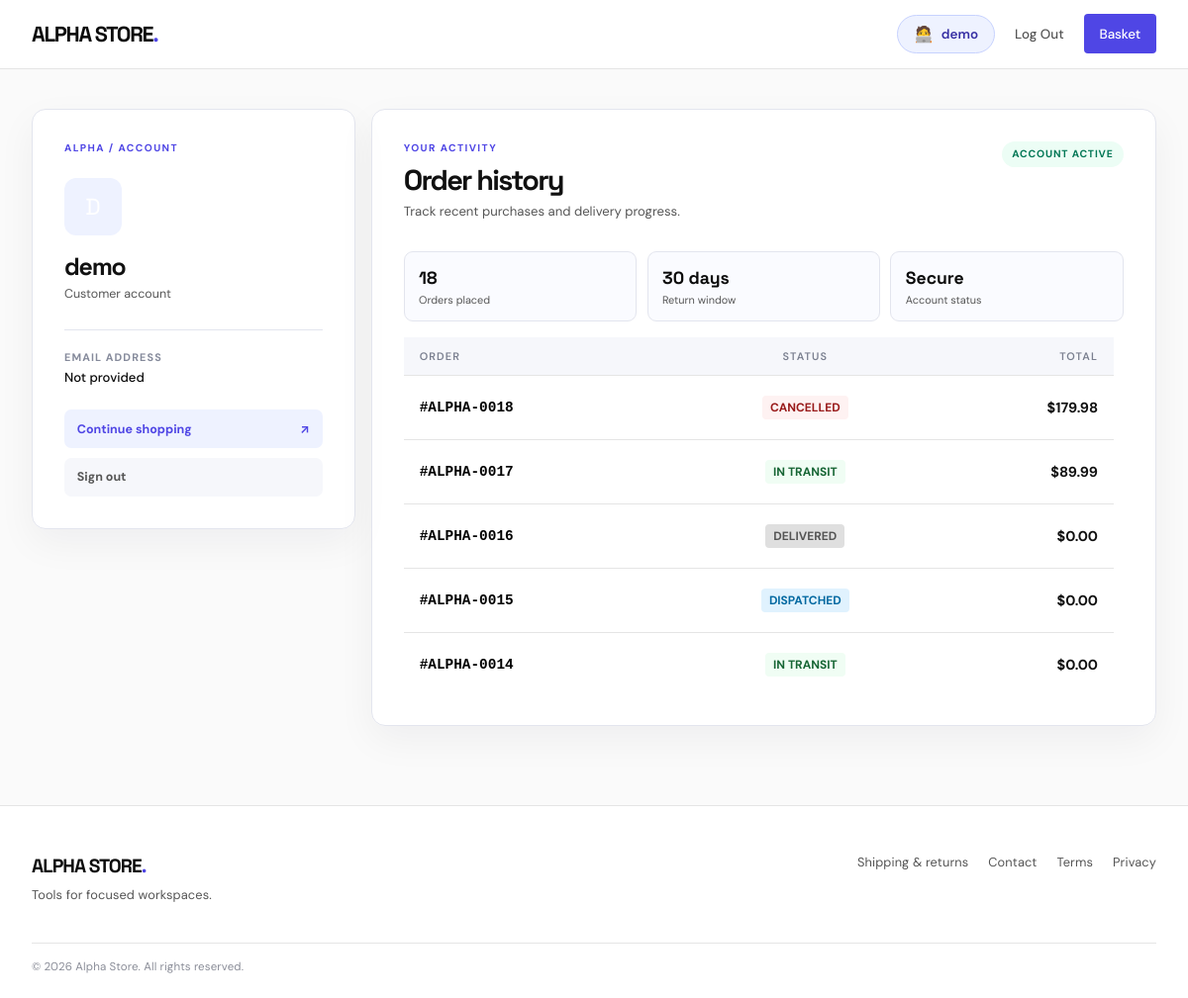
/profile/ (signed in), run on an earlier commit of the app's database.
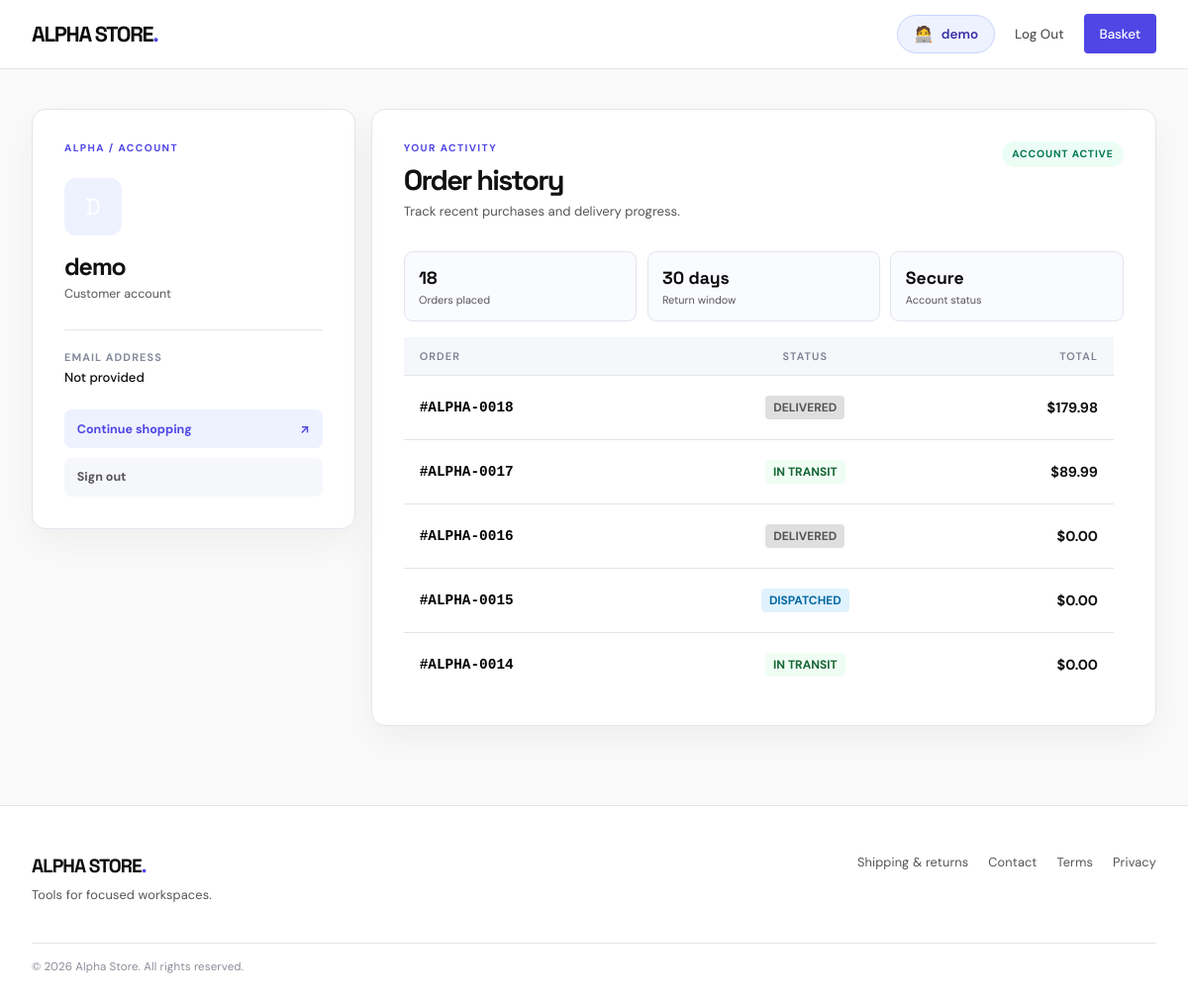
And on a later commit of the database.
### shop/models.py (models this page shows, shortened)
class Order(models.Model):
    user = models.ForeignKey(User, on_delete=models.CASCADE)
    created_at = models.DateTimeField(auto_now_add=True)
    status = models.CharField(max_length=50, default='In Transit')
    total_price = models.DecimalField(max_digits=10, decimal_places=2, default=0.00)

### shop/views.py (the view)
# urls.py: path('profile/', views.customer_profile, name='customer_profile'),
@login_required(login_url='login')
def customer_profile(request):
    raw_orders = Order.objects.filter(user=request.user).order_by('-id')
    orders_data = []
    for order in raw_orders:
        current_status = getattr(order, 'status', 'In Transit')
        if hasattr(order, 'total_amount'):
            order_price = order.total_amount
        elif hasattr(order, 'total'):
            order_price = order.total
        elif hasattr(order, 'total_price'):
            order_price = order.total_price
        else:
            order_price = 0.00
        orders_data.append({
            'id': order.id,
            'status': current_status,
            'price_display': f"{float(order_price):.2f}"
        })
    return render(request, 'profile.html', {'orders': orders_data})

### shop/templates/profile.html (shortened to what this page needs)
{% extends 'base.html' %}
{% block content %}
<div class="profile-layout">
    <div class="meta-sidebar">
        <span class="account-eyebrow">ALPHA / ACCOUNT</span>
        <div class="profile-icon-frame"><span aria-hidden="true">{{ user.username|first|upper }}</span></div>
        <h1 class="profile-name">{{ user.username }}</h1>
        <p class="profile-role">Customer account</p>
        <div class="profile-contact">
            <span>Email address</span>
            <strong>{{ user.email|default:"Not provided" }}</strong>
        </div>
        <div class="profile-actions">
            <a href="{% url 'product_list' %}">Continue shopping <span aria-hidden="true">↗</span></a>
            <a href="{% url 'logout' %}">Sign out</a>
        </div>
    </div>
    <div class="orders-panel">
        <div class="account-panel-heading">
            <div>
                <span class="account-eyebrow">YOUR ACTIVITY</span>
                <h2>Order history</h2>
                <p>Track recent purchases and delivery progress.</p>
            </div>
            <span class="account-status">Account active</span>
        </div>
        <div class="account-metrics">
            <div><strong>{{ orders|length }}</strong><span>Orders placed</span></div>
            <div><strong>30 days</strong><span>Return window</span></div>
            <div><strong>Secure</strong><span>Account status</span></div>
        </div>
        <div class="order-table-scroll"><table class="order-history-table">
            <thead>
                <tr>
                    <th style="text-align: left;">Order</th>
                    <th style="text-align: center;">Status</th>
                    <th style="text-align: right;">Total</th>
                </tr>
            </thead>
            <tbody>
                {% for order in orders %}
                <tr>
                    <td style="font-weight: 600; color: #000000; font-family: monospace;">#ALPHA-00{{ order.id }}</td>
                    <td style="text-align: center;">
                        <span class="status-pill
                            {% if order.status == 'Delivered' %}status-delivered
                            {% elif order.status == 'Dispatched' %}status-dispatched
                            {% elif order.status == 'Cancelled' %}status-cancelled
                            {% else %}status-intransit{% endif %}">
                            {{ order.status|default:"In Transit" }}
                        </span>
                    </td>
                    <td style="text-align: right; font-weight: 700; color: #111111;">
                        ${{ order.price_display }}
                    </td>
                </tr>
                {% empty %}
                <tr>
                    <td colspan="3" style="text-align: center; color: #666666; padding: 2.5rem 0;">No orders yet. Your next setup starts here.</td>
                </tr>
                {% endfor %}
            </tbody>
        </table></div>
    </div>
</div>
{% endblock %}

What changed in the data, as far as the page shows it:
changed Order (number 1 of 5 on the later page): status "Cancelled" → "Delivered" (drawn)
Also different on the page:
new list line: "#ALPHA-00 18 $ 179.98"
new list line: "DELIVERED"
list line gone: "#ALPHA-00 18 $ 179.98"
list line gone: "CANCELLED"
